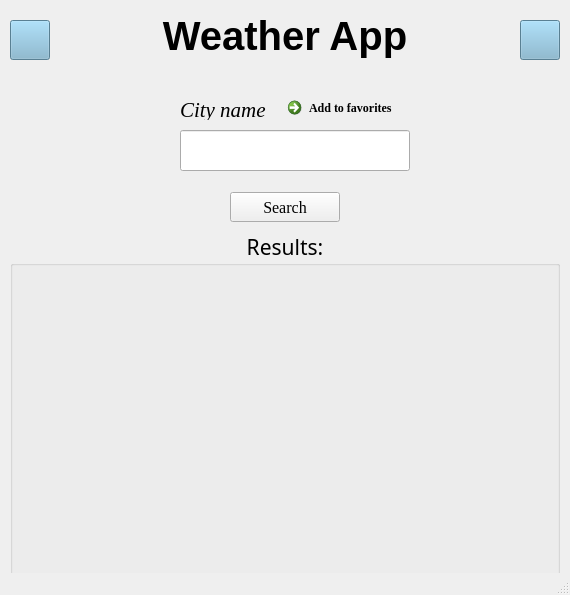
<?xml version="1.0" encoding="UTF-8"?>
<ui version="4.0">
 <class>MainWindow</class>
 <widget class="QMainWindow" name="MainWindow">
  <property name="geometry">
   <rect>
    <x>0</x>
    <y>0</y>
    <width>570</width>
    <height>595</height>
   </rect>
  </property>
  <property name="sizePolicy">
   <sizepolicy hsizetype="Preferred" vsizetype="Preferred">
    <horstretch>0</horstretch>
    <verstretch>0</verstretch>
   </sizepolicy>
  </property>
  <property name="font">
   <font>
    <family>Times New Roman</family>
   </font>
  </property>
  <property name="windowTitle">
   <string>MainWindow</string>
  </property>
  <widget class="QWidget" name="centralwidget">
   <widget class="QStackedWidget" name="stackedWidget">
    <property name="geometry">
     <rect>
      <x>0</x>
      <y>0</y>
      <width>570</width>
      <height>600</height>
     </rect>
    </property>
    <widget class="QWidget" name="weatherApp">
     <widget class="QGroupBox" name="groupBox">
      <property name="geometry">
       <rect>
        <x>10</x>
        <y>230</y>
        <width>550</width>
        <height>361</height>
       </rect>
      </property>
      <property name="font">
       <font>
        <family>Yu Gothic UI Semibold</family>
        <pointsize>16</pointsize>
       </font>
      </property>
      <property name="title">
       <string>Results:</string>
      </property>
      <property name="alignment">
       <set>Qt::AlignCenter</set>
      </property>
      <widget class="QLabel" name="dataLabel">
       <property name="geometry">
        <rect>
         <x>85</x>
         <y>40</y>
         <width>400</width>
         <height>311</height>
        </rect>
       </property>
       <property name="font">
        <font>
         <family>Yu Gothic UI Semibold</family>
         <pointsize>14</pointsize>
        </font>
       </property>
       <property name="text">
        <string/>
       </property>
       <property name="alignment">
        <set>Qt::AlignCenter</set>
       </property>
      </widget>
      <widget class="QLabel" name="weatherImageLabel">
       <property name="geometry">
        <rect>
         <x>80</x>
         <y>50</y>
         <width>90</width>
         <height>90</height>
        </rect>
       </property>
       <property name="styleSheet">
        <string notr="true">border-top-color: rgb(98, 98, 98);</string>
       </property>
       <property name="text">
        <string/>
       </property>
      </widget>
     </widget>
     <widget class="QPushButton" name="searchButton">
      <property name="geometry">
       <rect>
        <x>230</x>
        <y>192</y>
        <width>110</width>
        <height>30</height>
       </rect>
      </property>
      <property name="font">
       <font>
        <family>Times New Roman</family>
        <pointsize>12</pointsize>
       </font>
      </property>
      <property name="text">
       <string>Search</string>
      </property>
     </widget>
     <widget class="QLabel" name="cityNamLabel">
      <property name="geometry">
       <rect>
        <x>180</x>
        <y>100</y>
        <width>91</width>
        <height>20</height>
       </rect>
      </property>
      <property name="font">
       <font>
        <family>Times New Roman</family>
        <pointsize>16</pointsize>
        <italic>true</italic>
       </font>
      </property>
      <property name="text">
       <string>City name</string>
      </property>
     </widget>
     <widget class="QLabel" name="titleLabel">
      <property name="geometry">
       <rect>
        <x>160</x>
        <y>10</y>
        <width>250</width>
        <height>51</height>
       </rect>
      </property>
      <property name="font">
       <font>
        <family>Yu Gothic UI</family>
        <pointsize>30</pointsize>
        <weight>75</weight>
        <italic>false</italic>
        <bold>true</bold>
       </font>
      </property>
      <property name="text">
       <string>Weather App</string>
      </property>
      <property name="alignment">
       <set>Qt::AlignCenter</set>
      </property>
     </widget>
     <widget class="QLineEdit" name="lineEdit">
      <property name="geometry">
       <rect>
        <x>180</x>
        <y>130</y>
        <width>230</width>
        <height>41</height>
       </rect>
      </property>
      <property name="font">
       <font>
        <family>Yu Gothic UI Semilight</family>
        <pointsize>12</pointsize>
       </font>
      </property>
     </widget>
     <widget class="QCommandLinkButton" name="addToFavoritesLinkButton">
      <property name="geometry">
       <rect>
        <x>280</x>
        <y>90</y>
        <width>151</width>
        <height>41</height>
       </rect>
      </property>
      <property name="text">
       <string>Add to favorites</string>
      </property>
     </widget>
     <widget class="QPushButton" name="settingsPushButton">
      <property name="geometry">
       <rect>
        <x>10</x>
        <y>20</y>
        <width>40</width>
        <height>40</height>
       </rect>
      </property>
      <property name="styleSheet">
       <string notr="true">background-color: rgb(125, 179, 206);</string>
      </property>
      <property name="text">
       <string/>
      </property>
     </widget>
     <widget class="QPushButton" name="favoritesPushButton">
      <property name="geometry">
       <rect>
        <x>520</x>
        <y>20</y>
        <width>40</width>
        <height>40</height>
       </rect>
      </property>
      <property name="styleSheet">
       <string notr="true">background-color: rgb(125, 179, 206);</string>
      </property>
      <property name="text">
       <string/>
      </property>
     </widget>
    </widget>
    <widget class="QWidget" name="settings"/>
   </widget>
  </widget>
  <widget class="QStatusBar" name="statusbar"/>
 </widget>
 <resources/>
 <connections/>
</ui>
